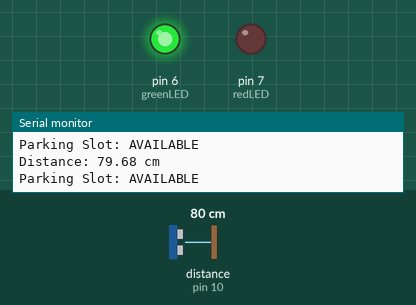
This sketch was run on a simulated Arduino Uno, built with avr-gcc and run on an emulated ATmega328P. Parts: output pins drawn as LEDs (lit = HIGH), the last lines printed to the serial monitor. Wiring (inferred from the names in the program): ultrasonic range finder: trigger pin 9; echo pin 10. The inputs (shaded band) are chosen by the test bench; at power-on: distance to the obstacle (sensor on pin 10) 80 cm. The echo pulse lasts 58.3 µs per cm; pins used as bus, display or sensor lines are not drawn.

Above: at 1.3 s.
1.4 s: distance to the obstacle (sensor on pin 10) set to 12 cm
2.9 s: distance to the obstacle (sensor on pin 10) set to 9 cm
At 3.6 s:
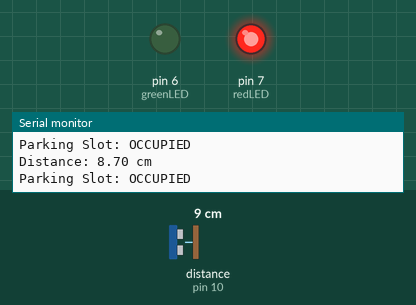
4.5 s: distance to the obstacle (sensor on pin 10) set to 120 cm
At 5.2 s:
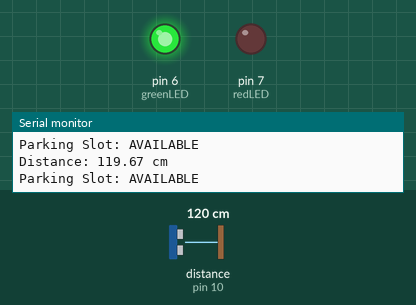
Timing chart, 0 to 7.5 s (numbered marks = the images above; inputs shaded):
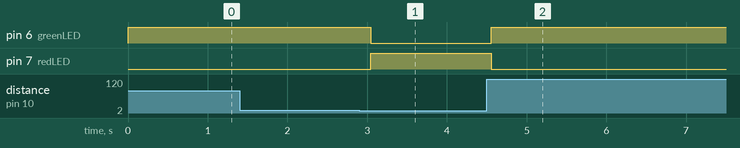

The sketch:

smart_parking.ino
```cpp
/*
  Arduino Smart Parking Slot Indicator
  Author: Deepika

  Description:
  Detects vehicles using an ultrasonic sensor.
  Red LED indicates occupied parking.
  Green LED indicates available parking.
*/

const int trigPin = 9;
const int echoPin = 10;

const int redLED = 7;
const int greenLED = 6;

long duration;
float distance;

const int parkingThreshold = 10; // Distance in cm

void setup() {
  Serial.begin(9600);

  pinMode(trigPin, OUTPUT);
  pinMode(echoPin, INPUT);

  pinMode(redLED, OUTPUT);
  pinMode(greenLED, OUTPUT);

  digitalWrite(redLED, LOW);
  digitalWrite(greenLED, HIGH);

  Serial.println("Smart Parking Slot Indicator");
  Serial.println("System Started");
}

void loop() {

  // Send ultrasonic trigger pulse
  digitalWrite(trigPin, LOW);
  delayMicroseconds(2);

  digitalWrite(trigPin, HIGH);
  delayMicroseconds(10);

  digitalWrite(trigPin, LOW);

  // Read echo signal
  duration = pulseIn(echoPin, HIGH, 30000);

  // Calculate distance
  if (duration == 0) {
    distance = -1;
  } else {
    distance = duration * 0.0343 / 2;
  }

  Serial.print("Distance: ");
  Serial.print(distance);
  Serial.println(" cm");

  // Check parking slot status
  if (distance > 0 && distance <= parkingThreshold) {

    // Vehicle detected
    digitalWrite(redLED, HIGH);
    digitalWrite(greenLED, LOW);

    Serial.println("Parking Slot: OCCUPIED");

  } else {

    // No vehicle detected
    digitalWrite(redLED, LOW);
    digitalWrite(greenLED, HIGH);

    Serial.println("Parking Slot: AVAILABLE");
  }

  delay(500);
}
```

Measured:
- the behaviour switches between 11 and 10 cm on distance to the obstacle (sensor on pin 10) (found by bisection; images 0 and 1)
- after the input at 2.9 s, pin 6 (greenLED): HIGH → LOW after 0.15 s; pin 7 (redLED): LOW → HIGH after 0.15 s
- after the input at 4.5 s, pin 6 (greenLED): LOW → HIGH after 0.06 s; pin 7 (redLED): HIGH → LOW after 0.06 s
